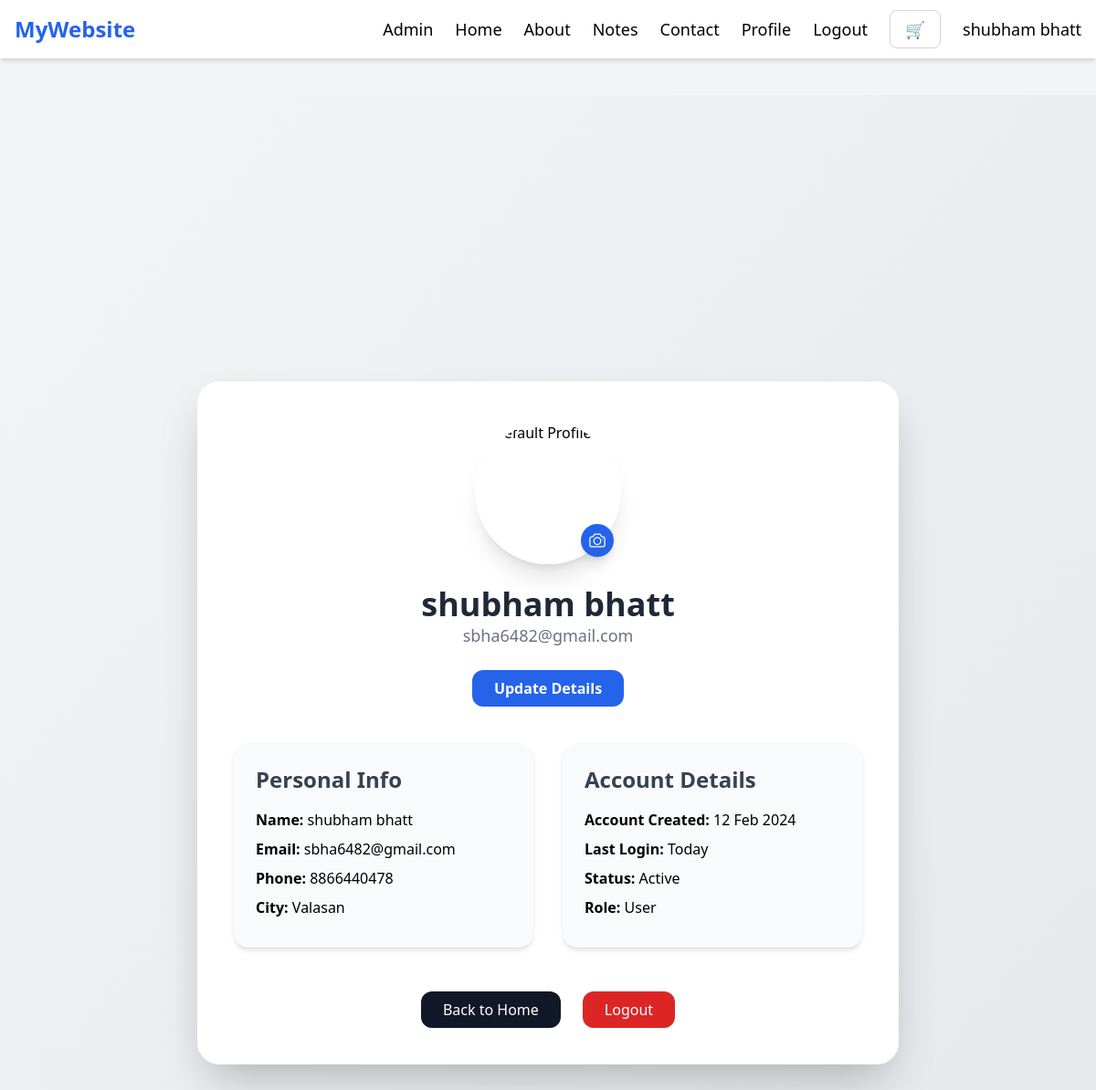
The app's page /profile/ (signed in) with its own data.
### myapp/models.py (models this page shows)
class userdata(models.Model):
    fullname=models.CharField(max_length=100)
    email=models.EmailField()
    password=models.CharField(max_length=100)
    mobil=models.IntegerField(max_length=10)
    city=models.CharField(max_length=20)
    profile_img = models.ImageField(upload_to="profile_images/", default="default.png")

### myapp/views.py (the view)
# urls.py: path('profile/',views.profile,name="profile"),
def profile(request):
    email=request.session.get('email')
    if not email:
        return redirect('login')
    user_obj = userdata.objects.get(email=email)
    if request.method == 'POST':
        if 'profile_pic' in request.FILES:
            user_obj.profile_pic = request.FILES['profile_pic']
            user_obj.save()
            print("Profile Picture Updated!") # Terminal ma confirm thase
            return redirect('profile')
    return render(request,'profile.html',{'user':user_obj})

### myapp/templates/profile.html (shortened to what this page needs)
{% extends "base.html" %}
{% block content %}
<div class="bg-gradient-to-br from-gray-100 to-gray-200 min-h-screen flex justify-center items-center p-6">
    <div class="bg-white w-full max-w-3xl rounded-3xl shadow-2xl p-10
        transition-all duration-500 hover:shadow-blue-300 hover:-translate-y-1">
        <div class="flex flex-col items-center mb-10">
            <form method="POST" enctype="multipart/form-data" class="relative group">
                {% if user.profile_pic %}
                    <img src="{{ user.profile_pic.url }}"
                         class="w-40 h-40 rounded-full shadow-xl border-4 border-white object-cover
                         transition-all duration-300 group-hover:opacity-90"
                         alt="Profile Photo"/>
                {% else %}
                    <img src="https://cdn-icons-png.flaticon.com/512/149/149071.png"
                         class="w-40 h-40 rounded-full shadow-xl border-4 border-white object-cover
                         transition-all duration-300 group-hover:opacity-90"
                         alt="Default Profile"/>
                {% endif %}
                <label for="profile_upload_input"
                   class="absolute bottom-2 right-2 bg-blue-600 text-white p-2 rounded-full shadow-lg
                   hover:bg-blue-700 hover:scale-110 transition-all duration-300 cursor-pointer"
                   title="Change Profile Photo">
                </label>
            </form>
            <h1 class="text-4xl font-bold text-gray-800 mt-6">{{ user.fullname }}</h1>
            <p class="text-gray-500 text-lg">{{ user.email }}</p>
            <a href="{% url 'update_profile' user.id %}" class="mt-6 bg-blue-600 text-white px-6 py-2 rounded-xl font-semibold
                transition-all duration-300 hover:bg-blue-700 hover:scale-105 hover:shadow-lg hover:shadow-blue-300">
                Update Details
            </a>
        </div>
        <div class="grid grid-cols-1 md:grid-cols-2 gap-8">
            <div class="p-6 bg-gray-50 rounded-2xl shadow-md transition-all duration-300 hover:shadow-xl hover:scale-[1.02]">
                <h2 class="text-2xl font-bold text-gray-700 mb-4">Personal Info</h2>
                <p class="mb-2"><span class="font-bold">Name:</span> {{ user.fullname }}</p>
                <p class="mb-2"><span class="font-bold">Email:</span> {{ user.email }}</p>
                <p class="mb-2"><span class="font-bold">Phone:</span> {{ user.mobil }}</p>
                <p class="mb-2"><span class="font-bold">City:</span> {{ user.city }}</p>
            </div>
            <div class="p-6 bg-gray-50 rounded-2xl shadow-md transition-all duration-300 hover:shadow-xl hover:scale-[1.02]">
                <h2 class="text-2xl font-bold text-gray-700 mb-4">Account Details</h2>
                <p class="mb-2"><span class="font-bold">Account Created:</span> 12 Feb 2024</p>
                <p class="mb-2"><span class="font-bold">Last Login:</span> Today</p>
                <p class="mb-2"><span class="font-bold">Status:</span> Active</p>
                <p class="mb-2"><span class="font-bold">Role:</span> User</p>
            </div>
        </div>
        <div class="mt-12 flex justify-center gap-6">
            <a href="/" class="bg-gray-900 text-white px-6 py-2 rounded-xl transition-all duration-300 hover:shadow-[0_0_20px_5px_rgba(0,150,255,0.7)] hover:scale-105">Back to Home</a>
            <a href="/userlogout/" class="bg-red-600 text-white px-6 py-2 rounded-xl transition-all duration-300 hover:bg-red-700 hover:scale-105 hover:shadow-xl hover:shadow-red-300">Logout</a>
        </div>
    </div>
</div>
{% endblock %}

### myapp/templates/base.html (shortened to what this page needs)
<!DOCTYPE html>
<html lang="en">
  <head>
    <script src="https://cdn.tailwindcss.com"></script>
  </head>
  <body class="bg-gray-100">
    <nav class="bg-white shadow-md">
      <div
        class="max-w-7xl mx-auto px-4 py-4 flex justify-between items-center"
      >
        <h1 class="text-2xl font-bold text-blue-600">MyWebsite</h1>
        <ul class="flex space-x-6 text-lg font-medium">
          <li><a href="/adminapp/" class="hover:text-blue-600">Admin</a></li>
          <li><a href="/" class="hover:text-blue-600">Home</a></li>
          <li><a href="/about" class="hover:text-blue-600">About</a></li>
          <li><a href="/notes" class="hover:text-blue-600">Notes</a></li>
          <li><a href="/contact" class="hover:text-blue-600">Contact</a></li>
          <li><a href="/profile" class="hover:text-blue-600">Profile</a></li>
          {% if request.session.email %}
          <li><a href="/userlogout" class="hover:text-red-600">Logout</a></li>
          <li>
          <a
            href="{% url 'cart' %}"
            class="flex-1 px-4 py-2 border border-gray-300 rounded-lg hover:shadow-sm transition"
          >
            🛒
          </a>
          </li>
          <p style="color: rgb(0, 0, 0);">
           {{ request.session.fullname }}
          </p>
          {% else %}
          <li><a href="/login" class="hover:text-blue-600">Login</a></li>
          <li><a href="/signup" class="hover:text-blue-600">Signup</a></li>
          {% endif %}
        </ul>
      </div>
    </nav>
    <div class="py-10">{% block content %} {% endblock %}</div>
  </body>
</html>

### records on screen
userdata: session.fullname "shubham bhatt", fullname "shubham bhatt", email "sbha6482@gmail.com", mobil "8866440478", city "Valasan"
